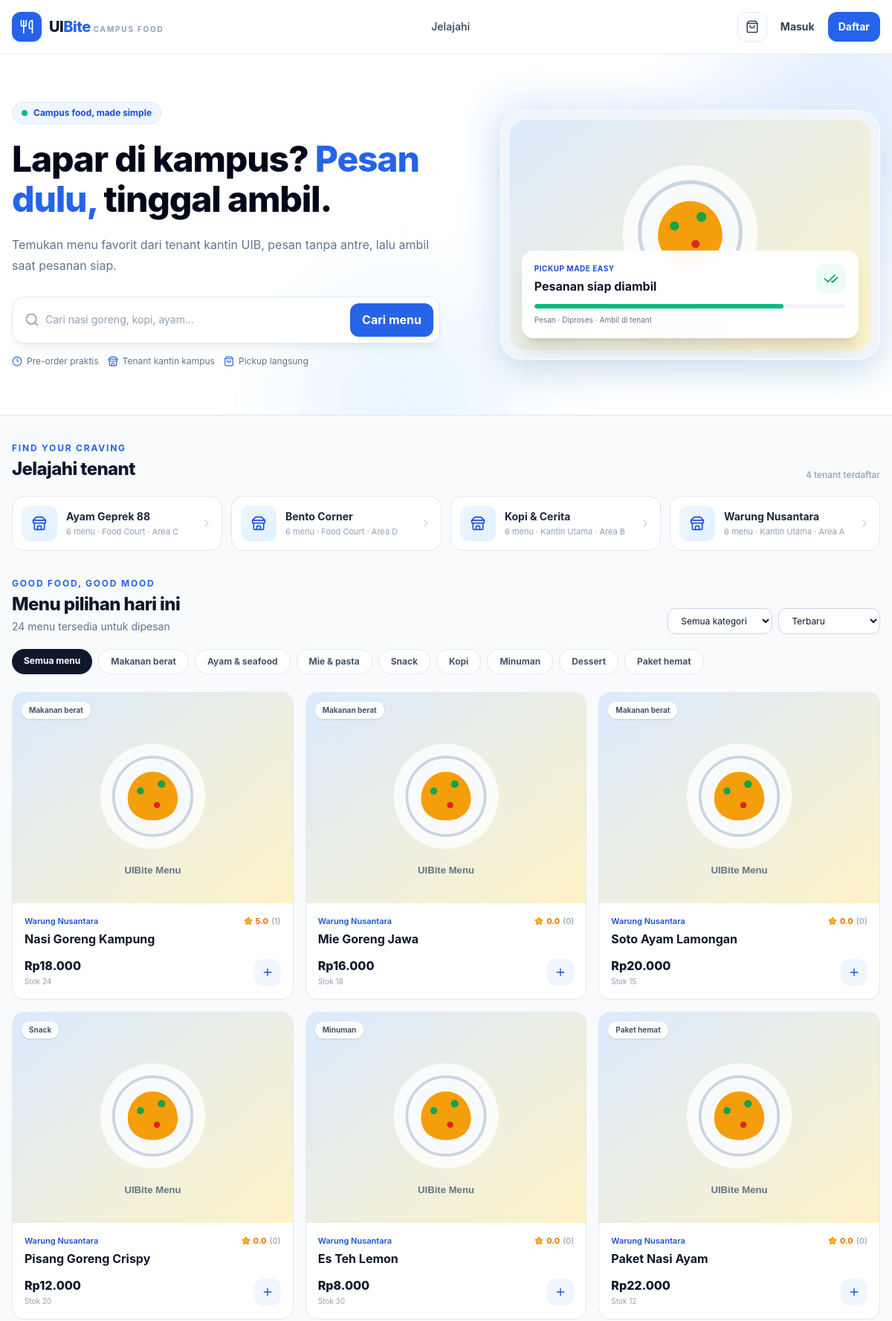
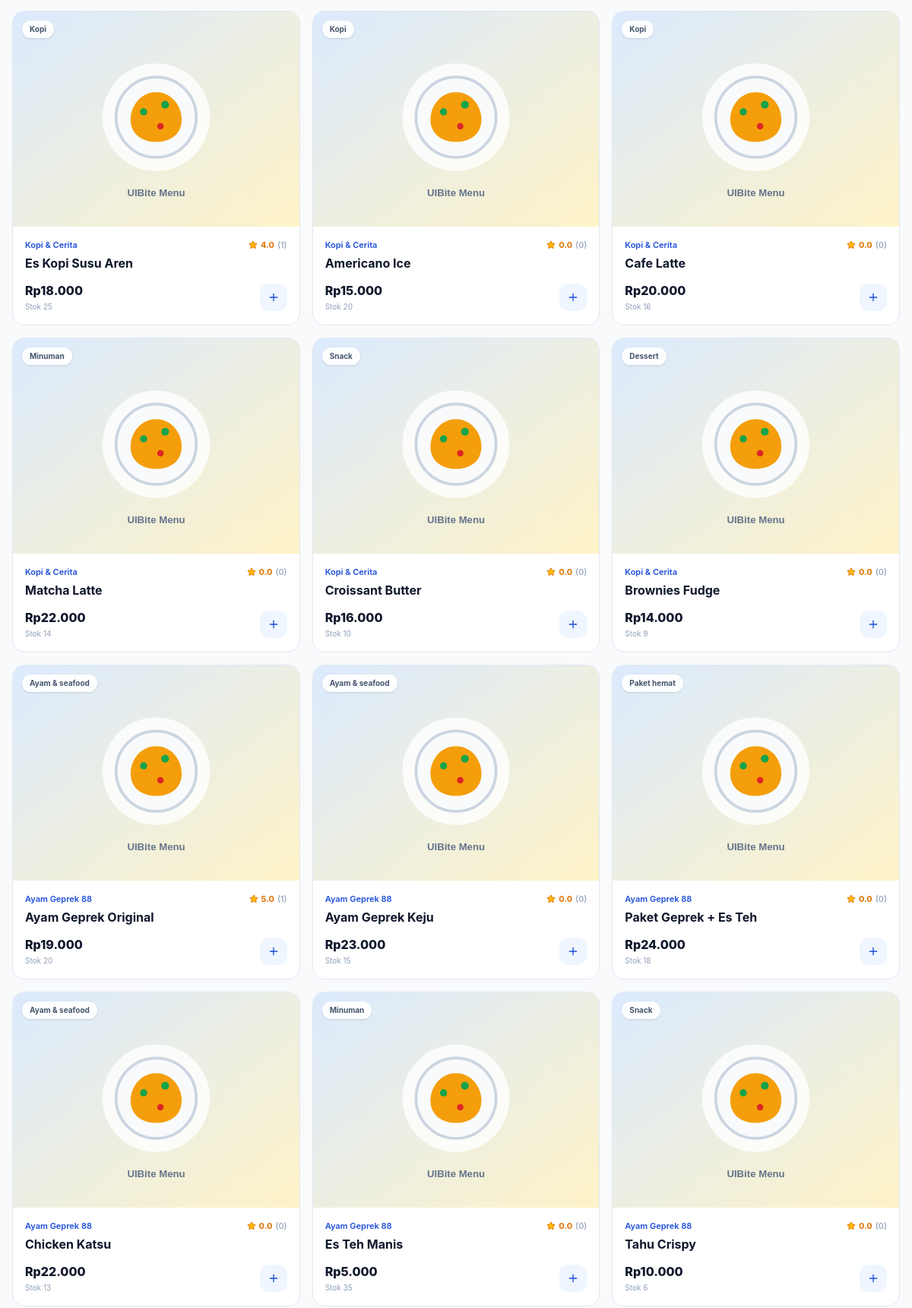
The page / (upper part) on the database its author committed (2 pictures, top to bottom).
### tables this page shows
CREATE TABLE IF NOT EXISTS stores (
    id BIGINT UNSIGNED AUTO_INCREMENT PRIMARY KEY,
    seller_id BIGINT UNSIGNED NOT NULL UNIQUE,
    name VARCHAR(120) NOT NULL,
    slug VARCHAR(140) NOT NULL UNIQUE,
    description TEXT NULL,
    location VARCHAR(180) NOT NULL,
    phone VARCHAR(30) NULL,
    is_open TINYINT(1) NOT NULL DEFAULT 1,
    is_active TINYINT(1) NOT NULL DEFAULT 1,
    created_at TIMESTAMP NOT NULL DEFAULT CURRENT_TIMESTAMP,
    updated_at TIMESTAMP NOT NULL DEFAULT CURRENT_TIMESTAMP ON UPDATE CURRENT_TIMESTAMP,
    CONSTRAINT fk_stores_seller FOREIGN KEY (seller_id) REFERENCES users(id) ON UPDATE CASCADE ON DELETE RESTRICT,
    INDEX idx_stores_open_active (is_open, is_active)
);

CREATE TABLE IF NOT EXISTS categories (
    id BIGINT UNSIGNED AUTO_INCREMENT PRIMARY KEY,
    name VARCHAR(80) NOT NULL UNIQUE,
    slug VARCHAR(90) NOT NULL UNIQUE,
    description VARCHAR(255) NULL,
    sort_order SMALLINT UNSIGNED NOT NULL DEFAULT 0,
    is_active TINYINT(1) NOT NULL DEFAULT 1,
    created_at TIMESTAMP NOT NULL DEFAULT CURRENT_TIMESTAMP
);

CREATE TABLE IF NOT EXISTS products (
    id BIGINT UNSIGNED AUTO_INCREMENT PRIMARY KEY,
    store_id BIGINT UNSIGNED NOT NULL,
    category_id BIGINT UNSIGNED NOT NULL,
    sku VARCHAR(40) NOT NULL,
    name VARCHAR(140) NOT NULL,
    description TEXT NULL,
    price DECIMAL(12,2) NOT NULL,
    stock INT UNSIGNED NOT NULL DEFAULT 0,
    image_url VARCHAR(500) NULL,
    is_available TINYINT(1) NOT NULL DEFAULT 1,
    created_at TIMESTAMP NOT NULL DEFAULT CURRENT_TIMESTAMP,
    updated_at TIMESTAMP NOT NULL DEFAULT CURRENT_TIMESTAMP ON UPDATE CURRENT_TIMESTAMP,
    CONSTRAINT fk_products_store FOREIGN KEY (store_id) REFERENCES stores(id) ON UPDATE CASCADE ON DELETE RESTRICT,
    CONSTRAINT fk_products_category FOREIGN KEY (category_id) REFERENCES categories(id) ON UPDATE CASCADE ON DELETE RESTRICT,
    CONSTRAINT uq_products_store_sku UNIQUE (store_id, sku),
    CONSTRAINT chk_products_price CHECK (price > 0),
    CONSTRAINT chk_products_stock CHECK (stock >= 0),
    INDEX idx_products_store_available (store_id, is_available),
    INDEX idx_products_category (category_id),
    INDEX idx_products_name (name),
    INDEX idx_products_stock (stock)
);

### app/db.php (called while the page is built)
<?php
function db(): PDO
{
    static $pdo = null;
    if ($pdo instanceof PDO) {
        return $pdo;
    }
    $config = require BASE_PATH . '/config/database.php';
    $dsn = sprintf(
        'mysql:host=%s;port=%s;dbname=%s;charset=%s',
        $config['host'],
        $config['port'],
        $config['database'],
        $config['charset']
    );
    $pdo = new PDO($dsn, $config['username'], $config['password'], [
        PDO::ATTR_ERRMODE => PDO::ERRMODE_EXCEPTION,
        PDO::ATTR_DEFAULT_FETCH_MODE => PDO::FETCH_ASSOC,
        PDO::ATTR_EMULATE_PREPARES => false,
    ]);
    $pdo->exec("SET time_zone = '+07:00'");
    return $pdo;
}

### app/pages/catalog/product_card.php (the view)
<?php
function product_card(array $product): void
            {
?>
    <article class="group overflow-hidden rounded-2xl border border-slate-200 bg-white transition duration-200 hover:-translate-y-1 hover:border-brand-200 hover:shadow-lg hover:shadow-slate-900/5">
        <a href="<?= e(url('product', ['id' => $product['id']])) ?>" class="relative block overflow-hidden bg-slate-100">
            <?= product_image($product['image_url'] ?? null, $product['name']) ?>
            <span class="absolute left-3 top-3 rounded-full bg-white/95 px-2.5 py-1 text-[10px] font-bold text-slate-600 shadow-sm"><?= e($product['category_name'] ?? 'Menu') ?></span>
        </a>
        <div class="p-4">
            <div class="mb-1 flex items-center justify-between gap-2"><a href="<?= e(url('store', ['id' => $product['store_id']])) ?>" class="truncate text-[11px] font-semibold text-brand-700 hover:underline"><?= e($product['store_name'] ?? 'Tenant UIB') ?></a><span class="flex shrink-0 items-center gap-1 text-[11px] font-bold text-amber-600"><i data-lucide="star" class="h-3 w-3 fill-amber-400"></i><?= number_format((float) ($product['rating'] ?? 0), 1) ?> <span class="font-medium text-slate-400">(<?= (int) ($product['review_count'] ?? 0) ?>)</span></span></div>
            <a href="<?= e(url('product', ['id' => $product['id']])) ?>" class="line-clamp-1 font-bold text-slate-900 transition group-hover:text-brand-700"><?= e($product['name']) ?></a>
            <div class="mt-3 flex items-center justify-between gap-2">
                <div>
                    <p class="font-extrabold text-slate-900"><?= money($product['price']) ?></p>
                    <p class="mt-0.5 text-[10px] text-slate-400">Stok <?= (int) $product['stock'] ?></p>
                </div>
                <?php if ((int)($product['is_available'] ?? 1) === 1 && (int)($product['stock'] ?? 0) > 0 && (int)($product['is_open'] ?? 1) === 1): ?><form method="post" action="<?= e(url('cart.add')) ?>"><?= csrf_field() ?><input type="hidden" name="product_id" value="<?= (int) $product['id'] ?>"><input type="hidden" name="quantity" value="1"><button class="grid h-9 w-9 place-items-center rounded-xl bg-brand-50 text-brand-700 transition hover:bg-brand-600 hover:text-white" aria-label="Tambah ke keranjang"><i data-lucide="plus" class="h-4 w-4"></i></button></form><?php else: ?><button disabled class="grid h-9 w-9 place-items-center rounded-xl bg-slate-100 text-slate-300" aria-label="Tidak tersedia"><i data-lucide="x" class="h-4 w-4"></i></button><?php endif; ?>
            </div>
        </div>
    </article>
<?php
            }

### app/pages/catalog/render_home.php (shortened to what this page needs)
<?php
function render_home(): void
            {
                $q = trim((string) ($_GET['q'] ?? ''));
                $categoryId = (int) ($_GET['category'] ?? 0);
                $sort = (string) ($_GET['sort'] ?? 'popular');
                $sortSql = match ($sort) {
                    'price_low' => 'p.price ASC',
                    'price_high' => 'p.price DESC',
                    'name' => 'p.name ASC',
                    default => 'p.created_at DESC',
                };
                $sql = "SELECT p.*, c.name AS category_name, s.name AS store_name, s.id AS store_id, s.is_open,
        (SELECT ROUND(AVG(r.rating), 1) FROM reviews r WHERE r.product_id = p.id) AS rating,
        (SELECT COUNT(*) FROM reviews r WHERE r.product_id = p.id) AS review_count
        FROM products p JOIN stores s ON s.id = p.store_id LEFT JOIN categories c ON c.id = p.category_id
        WHERE p.is_available = 1 AND p.stock > 0 AND s.is_open = 1";
                $params = [];
                $sql .= ' ORDER BY ' . $sortSql . ' LIMIT 48';
                $stmt = db()->prepare($sql);
                $stmt->execute($params);
                $products = $stmt->fetchAll();
                $categories = db()->query('SELECT id, name FROM categories WHERE is_active = 1 ORDER BY sort_order, name')->fetchAll();
                $stores = db()->query('SELECT s.*, (SELECT COUNT(*) FROM products p WHERE p.store_id = s.id AND p.is_available = 1) AS product_count FROM stores s WHERE s.is_active = 1 ORDER BY s.name')->fetchAll();
?>
    <section class="relative overflow-hidden border-b border-slate-200 bg-white">
        <div class="pointer-events-none absolute -bottom-32 left-1/3 h-72 w-72 rounded-full bg-sky-100/70 blur-3xl"></div>
        <div class="container-app relative grid gap-8 py-12 md:grid-cols-[1.1fr_.9fr] md:items-center md:py-16">
            <div>
                <div class="mb-5 inline-flex items-center gap-2 rounded-full border border-brand-100 bg-brand-50 px-3 py-1.5 text-xs font-bold text-brand-700"><span class="h-2 w-2 rounded-full bg-emerald-500"></span> Campus food, made simple</div>
                <h1 class="max-w-2xl text-4xl font-extrabold leading-[1.12] tracking-tight text-slate-950 sm:text-5xl">Lapar di kampus? <span class="text-brand-600">Pesan dulu,</span> tinggal ambil.</h1>
                <p class="mt-5 max-w-xl text-base leading-7 text-slate-500">Temukan menu favorit dari tenant kantin UIB, pesan tanpa antre, lalu ambil saat pesanan siap.</p>
                <form method="get" action="<?= e(url('home')) ?>" class="mt-7 flex max-w-xl flex-col gap-2 rounded-2xl border border-slate-200 bg-white p-2 shadow-lg shadow-slate-900/5 sm:flex-row">
                    <div class="flex flex-1 items-center gap-2 px-2"><i data-lucide="search" class="h-5 w-5 shrink-0 text-slate-400"></i><input name="q" value="<?= e($q) ?>" class="w-full border-0 bg-transparent py-2 text-sm outline-none placeholder:text-slate-400 focus:ring-0" placeholder="Cari nasi goreng, kopi, ayam..."></div><button class="btn-primary !rounded-xl px-5">Cari menu</button>
                </form>
                <div class="mt-4 flex flex-wrap items-center gap-3 text-xs text-slate-500"><span class="flex items-center gap-1.5"><i data-lucide="clock-3" class="h-3.5 w-3.5 text-brand-600"></i> Pre-order praktis</span><span class="flex items-center gap-1.5"><i data-lucide="store" class="h-3.5 w-3.5 text-brand-600"></i> Tenant kantin kampus</span><span class="flex items-center gap-1.5"><i data-lucide="shopping-bag" class="h-3.5 w-3.5 text-brand-600"></i> Pickup langsung</span></div>
            </div>
            <div class="relative mx-auto w-full max-w-lg">
                <div class="relative overflow-hidden rounded-[1.8rem] border border-white bg-slate-100 p-3 shadow-2xl shadow-slate-900/10">
                    <img src="https://images.unsplash.com/photo-1546069901-ba9599a7e63c?auto=format&fit=crop&w=1000&q=85" alt="Menu makanan" class="h-[260px] w-full rounded-[1.3rem] object-cover sm:h-[310px]" onerror="this.src='<?= e(asset('images/food-placeholder.svg')) ?>'">
                    <div class="absolute bottom-7 left-7 right-7 rounded-2xl border border-white/80 bg-white/95 p-4 shadow-xl backdrop-blur">
                        <div class="flex items-center justify-between">
                            <div>
                                <p class="text-[10px] font-bold uppercase tracking-wider text-brand-700">Pickup made easy</p>
                                <p class="mt-1 font-bold text-slate-900">Pesanan siap diambil</p>
                            </div><span class="grid h-10 w-10 place-items-center rounded-xl bg-emerald-50 text-emerald-600"><i data-lucide="check-check" class="h-5 w-5"></i></span>
                        </div>
                        <div class="mt-3 h-1.5 overflow-hidden rounded-full bg-slate-100">
                            <div class="h-full w-4/5 rounded-full bg-emerald-500"></div>
                        </div>
                        <p class="mt-2 text-[10px] text-slate-500">Pesan · Diproses · Ambil di tenant</p>
                    </div>
                </div>
            </div>
        </div>
    </section>
    <section class="container-app py-9">
        <div class="mb-5 flex items-end justify-between gap-3">
            <div>
                <p class="text-xs font-bold uppercase tracking-[.15em] text-brand-600">Find your craving</p>
                <h2 class="mt-1 text-2xl font-extrabold tracking-tight text-slate-900">Jelajahi tenant</h2>
            </div><span class="text-xs font-medium text-slate-400"><?= count($stores) ?> tenant terdaftar</span>
        </div>
        <div class="grid grid-cols-2 gap-3 sm:grid-cols-3 lg:grid-cols-4">
            <?php foreach ($stores as $store): ?>
                <a href="<?= e(url('store', ['id' => $store['id']])) ?>" class="group flex items-center gap-3 rounded-2xl border border-slate-200 bg-white p-3 transition hover:-translate-y-0.5 hover:border-brand-200 hover:shadow-md">
                    <span class="grid h-12 w-12 shrink-0 place-items-center rounded-xl bg-gradient-to-br from-brand-50 to-sky-100 text-brand-700"><i data-lucide="store" class="h-5 w-5"></i></span><span class="min-w-0 flex-1"><span class="block truncate text-sm font-bold text-slate-800 group-hover:text-brand-700"><?= e($store['name']) ?></span><span class="mt-0.5 block truncate text-[11px] text-slate-400"><?= (int) $store['product_count'] ?> menu · <?= e($store['location']) ?></span></span><i data-lucide="chevron-right" class="h-4 w-4 shrink-0 text-slate-300 group-hover:text-brand-600"></i>
                </a>
            <?php endforeach; ?>
        </div>
    </section>
    <section class="container-app pb-10">
        <div class="mb-5 flex flex-col justify-between gap-4 sm:flex-row sm:items-end">
            <div>
                <p class="text-xs font-bold uppercase tracking-[.15em] text-brand-600">Good food, good mood</p>
                <h2 class="mt-1 text-2xl font-extrabold tracking-tight text-slate-900"><?= $q !== '' ? 'Hasil pencarian' : 'Menu pilihan hari ini' ?></h2>
                <p class="mt-1 text-sm text-slate-500"><?= count($products) ?> menu tersedia untuk dipesan</p>
            </div>
            <form method="get" action="<?= e(url('home')) ?>" class="flex flex-wrap gap-2"><select name="category" class="input !w-auto !py-2 text-xs" onchange="this.form.submit()">
                    <option value="0">Semua kategori</option>
                </select><select name="sort" class="input !w-auto !py-2 text-xs" onchange="this.form.submit()">
                    <option value="popular" <?= $sort === 'popular' ? 'selected' : '' ?>>Terbaru</option>
                </select></form>
        </div>
        <div class="mb-5 flex gap-2 overflow-x-auto pb-1"><a href="<?= e(url('home')) ?>" class="whitespace-nowrap rounded-full px-4 py-2 text-xs font-bold <?= $categoryId === 0 ? 'bg-slate-900 text-white' : 'border border-slate-200 bg-white text-slate-600 hover:border-brand-200' ?>">Semua menu</a><?php foreach ($categories as $category): ?><a href="<?= e(url('home', ['category' => $category['id']])) ?>" class="whitespace-nowrap rounded-full px-4 py-2 text-xs font-bold <?= $categoryId === (int) $category['id'] ? 'bg-slate-900 text-white' : 'border border-slate-200 bg-white text-slate-600 hover:border-brand-200' ?>"><?= e($category['name']) ?></a><?php endforeach; ?></div>
        <?php if ($products): ?><div class="grid grid-cols-1 gap-4 sm:grid-cols-2 lg:grid-cols-3 xl:grid-cols-4"><?php foreach ($products as $product) product_card($product); ?></div>
            <?php endif; ?>
    </section>
<?php
            }

### app/helpers.php (shortened to what this page needs)
<?php
function env(string $key, mixed $default = null): mixed
{
    static $values = null;
    if ($values === null) {
        $file = BASE_PATH . '/.env';
        $values = is_file($file) ? (parse_ini_file($file, false, INI_SCANNER_TYPED) ?: []) : [];
    }
    $value = $_ENV[$key] ?? $_SERVER[$key] ?? getenv($key);
    if ($value === false || $value === null || $value === '') {
        $value = $values[$key] ?? $default;
    }
    return $value;
}
function e(mixed $value): string
{
    return htmlspecialchars((string) $value, ENT_QUOTES | ENT_SUBSTITUTE, 'UTF-8');
}
function base_url(): string
{
    $configured = trim((string) env('APP_URL', ''));
    $script = str_replace('\\', '/', dirname($_SERVER['SCRIPT_NAME'] ?? '/'));
    return $script === '/' || $script === '.' ? '' : rtrim($script, '/');
}
function url(string $route = 'home', array $params = []): string
{
    return base_url() . '/index.php?' . http_build_query(array_merge(['r' => $route], $params));
}
function asset(string $path): string
{
    return base_url() . '/assets/' . ltrim($path, '/');
}
function money(int|float|string|null $amount): string
{
    return 'Rp' . number_format((float) $amount, 0, ',', '.');
}
function product_image(?string $image, string $name = 'Menu'): string
{
    $src = trim((string) $image);
    return '<img class="food-image" loading="lazy" src="' . e($src) . '" alt="' . e($name) . '" onerror="this.onerror=null;this.src=' . "'" . e(asset('images/food-placeholder.svg')) . "'" . ';">';
}

### public/assets/css/app.css (style rules this page uses)
:root { color-scheme:light }
html { scroll-behavior:smooth }
body { color:#0f172a;background:#f8fafc;font-family:Inter,ui-sans-serif,system-ui,-apple-system,BlinkMacSystemFont,Segoe UI,sans-serif }
button,a,input,select,textarea { -webkit-tap-highlight-color:transparent }
.container-app { width:min(1180px,100% - 2rem);margin-inline:auto }
.input { color:#0f172a;background:#fff;border:1px solid #cbd5e1;border-radius:.7rem;outline:none;width:100%;padding:.7rem .85rem;transition:border-color .15s,box-shadow .15s }
.btn-primary { color:#fff;background:#2563eb;border-radius:.7rem;justify-content:center;align-items:center;gap:.5rem;padding:.68rem 1rem;font-weight:650;transition:background .15s,transform .15s;display:inline-flex }
.food-image { aspect-ratio:4/3;object-fit:cover;background:#e2e8f0;width:100% }

### rows shown on the page
stores: name "Ayam Geprek 88", product_count "6", location "Food Court · Area C"
stores: name "Bento Corner", product_count "6", location "Food Court · Area D"
stores: name "Kopi & Cerita", product_count "6", location "Kantin Utama · Area B"
stores: name "Warung Nusantara", product_count "6", location "Kantin Utama · Area A"
categories: name "Makanan berat"
categories: name "Ayam & seafood"
categories: name "Mie & pasta"
categories: name "Snack"
categories: name "Kopi"
categories: name "Minuman"
categories: name "Dessert"
categories: name "Paket hemat"
products: category.name "Makanan berat", store.name "Warung Nusantara", rating "5.0", review_count "1", name "Nasi Goreng Kampung", price "Rp18.000", stock "24"
products: category.name "Makanan berat", store.name "Warung Nusantara", rating "0.0", review_count "0", name "Mie Goreng Jawa", price "Rp16.000", stock "18"
products: category.name "Makanan berat", store.name "Warung Nusantara", rating "0.0", review_count "0", name "Soto Ayam Lamongan", price "Rp20.000", stock "15"
products: category.name "Snack", store.name "Warung Nusantara", rating "0.0", review_count "0", name "Pisang Goreng Crispy", price "Rp12.000", stock "20"
products: category.name "Minuman", store.name "Warung Nusantara", rating "0.0", review_count "0", name "Es Teh Lemon", price "Rp8.000", stock "30"
products: category.name "Paket hemat", store.name "Warung Nusantara", rating "0.0", review_count "0", name "Paket Nasi Ayam", price "Rp22.000", stock "12"
products: category.name "Kopi", store.name "Kopi & Cerita", rating "4.0", review_count "1", name "Es Kopi Susu Aren", price "Rp18.000", stock "25"
products: category.name "Kopi", store.name "Kopi & Cerita", rating "0.0", review_count "0", name "Americano Ice", price "Rp15.000", stock "20"
products: category.name "Kopi", store.name "Kopi & Cerita", rating "0.0", review_count "0", name "Cafe Latte", price "Rp20.000", stock "16"
products: category.name "Minuman", store.name "Kopi & Cerita", rating "0.0", review_count "0", name "Matcha Latte", price "Rp22.000", stock "14"
products: category.name "Snack", store.name "Kopi & Cerita", rating "0.0", review_count "0", name "Croissant Butter", price "Rp16.000", stock "10"
products: category.name "Dessert", store.name "Kopi & Cerita", rating "0.0", review_count "0", name "Brownies Fudge", price "Rp14.000", stock "9"
products: category.name "Ayam & seafood", store.name "Ayam Geprek 88", rating "5.0", review_count "1", name "Ayam Geprek Original", price "Rp19.000", stock "20"
products: category.name "Ayam & seafood", store.name "Ayam Geprek 88", rating "0.0", review_count "0", name "Ayam Geprek Keju", price "Rp23.000", stock "15"
products: category.name "Paket hemat", store.name "Ayam Geprek 88", rating "0.0", review_count "0", name "Paket Geprek + Es Teh", price "Rp24.000", stock "18"
products: category.name "Ayam & seafood", store.name "Ayam Geprek 88", rating "0.0", review_count "0", name "Chicken Katsu", price "Rp22.000", stock "13"
products: category.name "Minuman", store.name "Ayam Geprek 88", rating "0.0", review_count "0", name "Es Teh Manis", price "Rp5.000", stock "35"
products: category.name "Snack", store.name "Ayam Geprek 88", rating "0.0", review_count "0", name "Tahu Crispy", price "Rp10.000", stock "6"

### other values the page prints
count($stores) "4"
count($products) "24"
